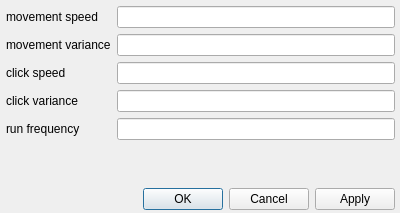
<?xml version="1.0" encoding="UTF-8"?>
<ui version="4.0">
 <class>Dialog</class>
 <widget class="QDialog" name="Dialog">
  <property name="geometry">
   <rect>
    <x>0</x>
    <y>0</y>
    <width>400</width>
    <height>213</height>
   </rect>
  </property>
  <property name="sizePolicy">
   <sizepolicy hsizetype="Fixed" vsizetype="Fixed">
    <horstretch>0</horstretch>
    <verstretch>0</verstretch>
   </sizepolicy>
  </property>
  <property name="windowTitle">
   <string>Dialog</string>
  </property>
  <widget class="QWidget" name="gridLayoutWidget">
   <property name="geometry">
    <rect>
     <x>0</x>
     <y>0</y>
     <width>401</width>
     <height>216</height>
    </rect>
   </property>
   <layout class="QGridLayout" name="gridLayout">
    <property name="leftMargin">
     <number>6</number>
    </property>
    <property name="topMargin">
     <number>6</number>
    </property>
    <property name="rightMargin">
     <number>6</number>
    </property>
    <property name="bottomMargin">
     <number>6</number>
    </property>
    <item row="8" column="1">
     <widget class="QDialogButtonBox" name="buttonBox">
      <property name="orientation">
       <enum>Qt::Horizontal</enum>
      </property>
      <property name="standardButtons">
       <set>QDialogButtonBox::Apply|QDialogButtonBox::Cancel|QDialogButtonBox::Ok</set>
      </property>
      <property name="centerButtons">
       <bool>false</bool>
      </property>
     </widget>
    </item>
    <item row="3" column="1">
     <widget class="QLineEdit" name="widget_lineedit_movement_variance"/>
    </item>
    <item row="5" column="0">
     <widget class="QLabel" name="label_4">
      <property name="text">
       <string>click variance</string>
      </property>
     </widget>
    </item>
    <item row="3" column="0">
     <widget class="QLabel" name="label_2">
      <property name="text">
       <string>movement variance</string>
      </property>
     </widget>
    </item>
    <item row="2" column="1">
     <widget class="QLineEdit" name="widget_lineedit_movement_speed"/>
    </item>
    <item row="4" column="0">
     <widget class="QLabel" name="label_3">
      <property name="text">
       <string>click speed</string>
      </property>
     </widget>
    </item>
    <item row="6" column="1">
     <widget class="QLineEdit" name="widget_lineedit_run_frequency"/>
    </item>
    <item row="2" column="0">
     <widget class="QLabel" name="label">
      <property name="text">
       <string>movement speed</string>
      </property>
     </widget>
    </item>
    <item row="6" column="0">
     <widget class="QLabel" name="label_5">
      <property name="text">
       <string>run frequency</string>
      </property>
     </widget>
    </item>
    <item row="4" column="1">
     <widget class="QLineEdit" name="widget_lineedit_click_speed"/>
    </item>
    <item row="5" column="1">
     <widget class="QLineEdit" name="widget_lineedit_click_variance"/>
    </item>
    <item row="7" column="1">
     <spacer name="verticalSpacer">
      <property name="orientation">
       <enum>Qt::Vertical</enum>
      </property>
      <property name="sizeHint" stdset="0">
       <size>
        <width>20</width>
        <height>40</height>
       </size>
      </property>
     </spacer>
    </item>
   </layout>
  </widget>
 </widget>
 <resources/>
 <connections>
  <connection>
   <sender>buttonBox</sender>
   <signal>accepted()</signal>
   <receiver>Dialog</receiver>
   <slot>accept()</slot>
   <hints>
    <hint type="sourcelabel">
     <x>248</x>
     <y>254</y>
    </hint>
    <hint type="destinationlabel">
     <x>157</x>
     <y>274</y>
    </hint>
   </hints>
  </connection>
  <connection>
   <sender>buttonBox</sender>
   <signal>rejected()</signal>
   <receiver>Dialog</receiver>
   <slot>reject()</slot>
   <hints>
    <hint type="sourcelabel">
     <x>316</x>
     <y>260</y>
    </hint>
    <hint type="destinationlabel">
     <x>286</x>
     <y>274</y>
    </hint>
   </hints>
  </connection>
 </connections>
 <designerdata>
  <property name="gridDeltaX">
   <number>10</number>
  </property>
  <property name="gridDeltaY">
   <number>10</number>
  </property>
  <property name="gridSnapX">
   <bool>true</bool>
  </property>
  <property name="gridSnapY">
   <bool>true</bool>
  </property>
  <property name="gridVisible">
   <bool>true</bool>
  </property>
 </designerdata>
</ui>
